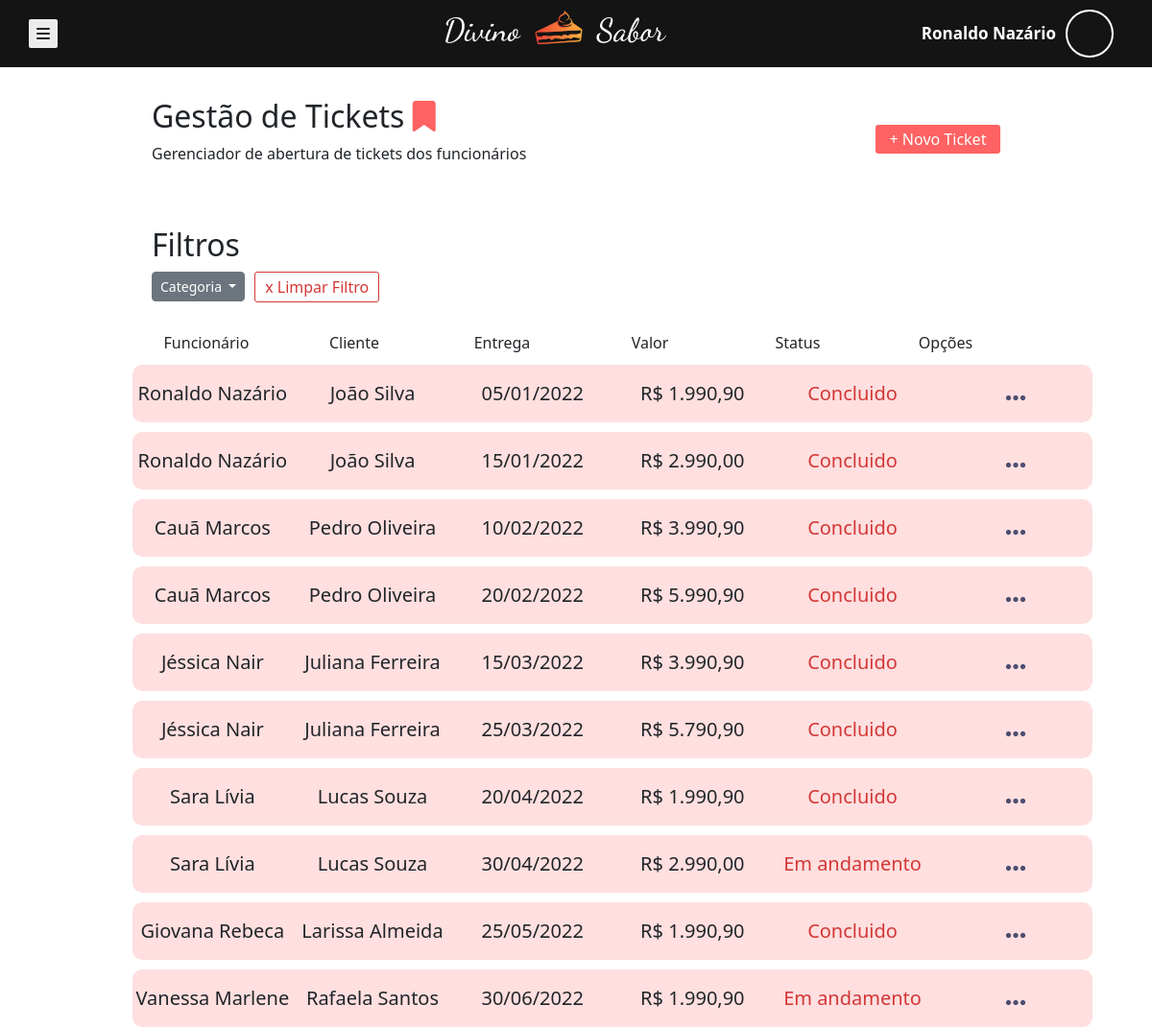
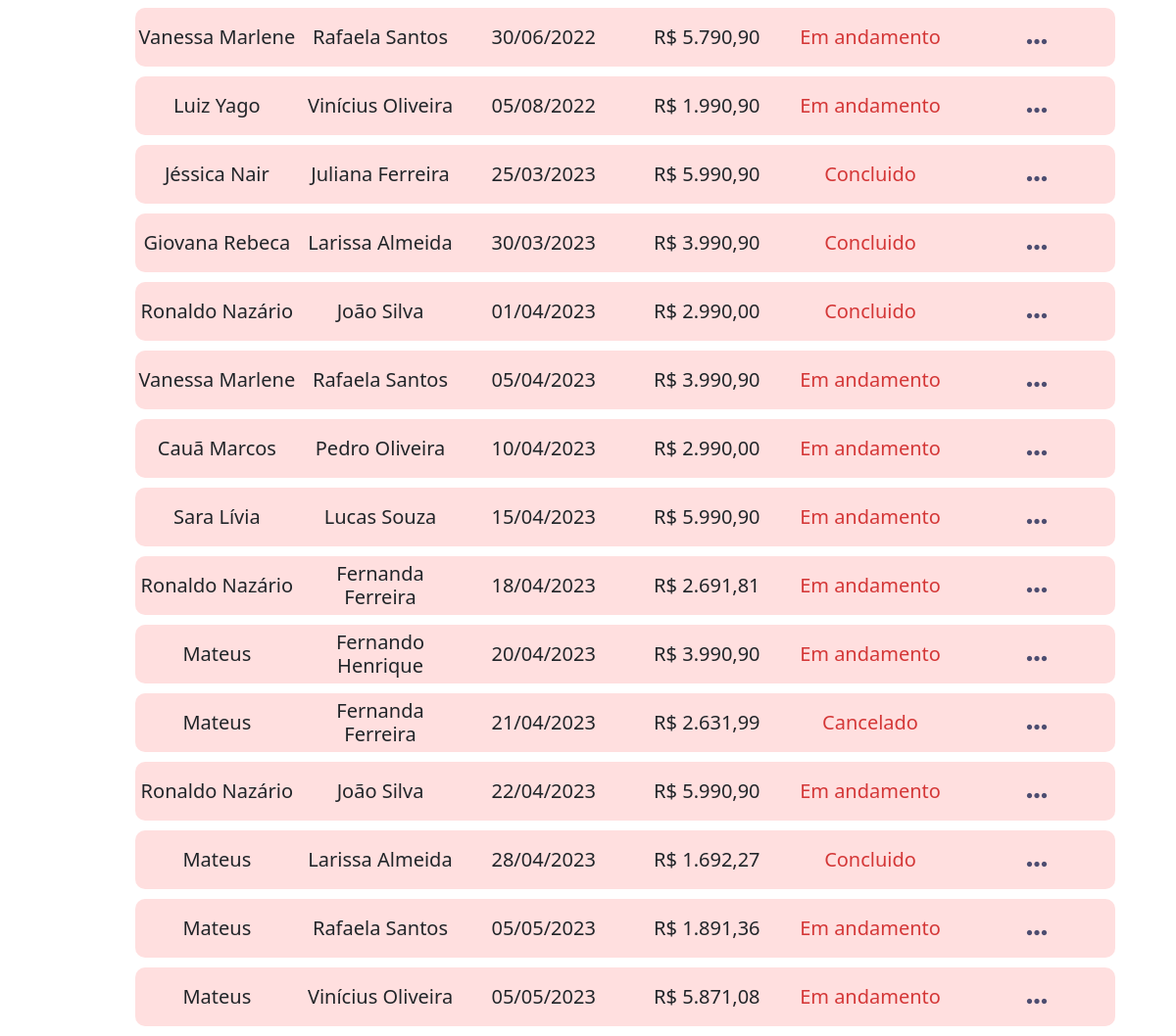
The page /views/users/admin/ (signed in) on the database its author committed (2 pictures, top to bottom).
### tables this page shows
CREATE TABLE `funcionario` (
  `id_funcionario` int(11) NOT NULL,
  `nomef` varchar(50) NOT NULL,
  `turno` varchar(20) NOT NULL,
  `salario` decimal(10,2) NOT NULL,
  `tipo` varchar(20) NOT NULL,
  `data_contratacao` date NOT NULL,
  `cpf` varchar(14) NOT NULL,
  `email` varchar(50) NOT NULL,
  `telefone` varchar(20) NOT NULL,
  `senha` varchar(100) NOT NULL,
  `cep` varchar(15) NOT NULL,
  `cidade` varchar(50) NOT NULL,
  `bairro` varchar(50) NOT NULL,
  `endereco` varchar(100) NOT NULL,
  `numero_casa` varchar(10) NOT NULL,
  `foto` varchar(200) NOT NULL
);

CREATE TABLE `ticket` (
  `id_ticket` int(11) NOT NULL,
  `data_criacao` date NOT NULL,
  `data_entrega` date NOT NULL,
  `valor_final` decimal(10,2) NOT NULL,
  `status` varchar(20) NOT NULL,
  `id_funcionario` int(11) NOT NULL,
  `id_cliente` int(11) NOT NULL,
  `nome_pacote` varchar(70) NOT NULL,
  `observacao` varchar(300) DEFAULT NULL,
  `cidade` varchar(50) NOT NULL,
  `bairro` varchar(50) NOT NULL,
  `endereco` varchar(100) NOT NULL,
  `numero_casa` varchar(10) NOT NULL
);

CREATE TABLE `cliente` (
  `id_cliente` int(11) NOT NULL,
  `nome` varchar(50) NOT NULL,
  `telefone` varchar(20) NOT NULL,
  `telefone_fixo` varchar(20) NOT NULL
);

### config/Conexao.php (called while the page is built, shortened)
<?php
class Conexao {
    protected static $conexao;
    private function __construct() {
        $db_host = "localhost";
        $db_nome = "divino_sabor";
        $db_usuario = "root";
        $db_senha = "";
        $db_driver = "mysql";
        try{
            self::$conexao = new PDO("$db_driver:host=$db_host; dbname=$db_nome", $db_usuario, $db_senha);
            self::$conexao->setAttribute(PDO::ATTR_ERRMODE, PDO::ERRMODE_EXCEPTION);
            self::$conexao->exec('SET NAMES utf8');
        }
        catch(PDOException $e){
        }
    }
    public static function getConexao(){
        return self::$conexao;
    }
}
?>

### dao/FuncionarioDao.php (called while the page is built, shortened)
<?php
class FuncionarioDao
{
    public function retornaNome()
    {
        try {
            $sql = "SELECT nomef FROM funcionario WHERE id_funcionario = :id;";
            $stmt = Conexao::getConexao()->prepare($sql);
            $stmt->bindValue(":id", $_SESSION['user_session'], PDO::PARAM_INT);
            $stmt->execute();
            $valor = $stmt->fetchColumn();
            $palavras = explode(" ", $valor);
            $nome = implode(" ", array_slice($palavras, 0, 2));
            return $nome;
        } catch (PDOException $e) {
            echo "Erro ao checar nome";
        }
    }
}

### dao/TicketDao.php (called while the page is built, shortened)
<?php
class TicketDao {
    private function listaInformacoesTicketAdmin($linhas){
        $ticket = new Ticket();
        $ticket->setID($linhas['id_ticket']);
        $ticket->setDataEntrega($linhas['data_entrega']);
        $ticket->setValor_Final($linhas['valor_final']);
        $ticket->setStatus($linhas['status']);
        $palavras = explode(" ", $linhas['nome']);
        $nome = implode(" ", array_slice($palavras, 0, 2));
        $ticket->setNomeCliente($nome);
        $palavras1 = explode(" ", $linhas['nomef']);
        $nome1 = implode(" ", array_slice($palavras1, 0, 2));
        $ticket->setNomeFuncionario($nome1);
        return $ticket;
    }
    public function listagemFiltros(){
        if($_POST['filtragem_tickets'] == 1){
            try{
                $sql = "SELECT t.id_ticket, t.data_entrega, t.valor_final, t.status, c.nome, f.nomef FROM funcionario as f inner join ticket as t ON f.id_funcionario = t.id_funcionario INNER JOIN cliente as c on c.id_cliente = t.id_cliente WHERE t.status = 'Cancelado' order by t.data_entrega asc";
                $stmt = Conexao::getConexao()->query($sql);
                $lista = $stmt->fetchAll(PDO::FETCH_ASSOC);
                $list = array();
                foreach($lista as $linha){
                    $list[] = $this->listaInformacoesTicketAdmin($linha);
                }
                return $list;
            }
            catch(PDOException $e){
                echo "Erro ao listar id de ticket" . $e;
            }
        }else{
            try{
                $sql = "SELECT t.id_ticket, t.data_entrega, t.valor_final, t.status, c.nome, f.nomef FROM funcionario as f inner join ticket as t ON f.id_funcionario = t.id_funcionario INNER JOIN cliente as c on c.id_cliente = t.id_cliente order by t.data_entrega asc";
                $stmt = Conexao::getConexao()->query($sql);
                $lista = $stmt->fetchAll(PDO::FETCH_ASSOC);
                $list = array();
                foreach($lista as $linha){
                    $list[] = $this->listaInformacoesTicketAdmin($linha);
                }
                return $list;
            }
            catch(PDOException $e){
                echo "Erro ao listar id de ticket" . $e;
            }
        }
    }
}
?>

### model/Ticket.php (called while the page is built, shortened)
<?php
class Ticket
{
    private $data_entrega;
    private $valor_final;
    private $status;
    private $nome_cliente;
    private $nome_funcionario;
    function getDataEntrega(){
        return $this->data_entrega;
    }
    function getValor_Final(){
        return $this->valor_final;
    }
    function getStatus(){
        return $this->status;
    }
    function getNome_Cliente(){
        return $this->nome_cliente;
    }
    function getNome_Funcionario(){
        return $this->nome_funcionario;
    }
    function setID($id_ticket){
        return $this->id_ticket = $id_ticket;
    }
    function setDataEntrega($data_entrega){
        return $this->data_entrega = $data_entrega;
    }
    function setValor_Final($valor_final){
        return $this->valor_final = $valor_final;
    }
    function setStatus($status){
        return $this->status = $status;
    }
    function setNomeCliente($nome_cliente){
        return $this->nome_cliente = $nome_cliente;
    }
    function setNomeFuncionario($nome_funcionario){
        return $this->nome_funcionario = $nome_funcionario;
    }
}
?>

### views/users/admin/index.php (the view, shortened to what this page needs)
<?php
    require_once('../../../config/Conexao.php');
    require_once('../../../dao/FuncionarioDao.php');
    require_once('../../../model/Ticket.php');
    require_once('../../../dao/TicketDao.php');
    $funcionariodao = new FuncionarioDao();
    $ticketdao = new TicketDao();
?>
<!DOCTYPE html>
<html lang="pt-br">
    <head>
        <link rel="stylesheet" href="modal.css">
        <link rel="stylesheet" href="styles.css">
        <link href="https://unpkg.com/aos@2.3.1/dist/aos.css" rel="stylesheet">
        <link href="https://cdn.jsdelivr.net/npm/bootstrap@5.3.0-alpha2/dist/css/bootstrap.min.css" rel="stylesheet">
    </head>
    <body>
    <header>
        <section id="menu-sanduiche" onclick="Exibir_MSL()">
            <i class="fa-solid fa-bars"></i>
        </section>
        <section id="logo" onclick="go_to_page('Logo')">
            <h3>Divino <img src="img/LOGO.PNG" alt=""> Sabor</h3>
        </section>
        <section>
            <label class="name_logado"> <?php echo $funcionariodao->retornaNome(); ?> </label>
        </section>
        <section id="user_logo">
        </section>
    </header>
    <div>
        <main id="main">
            <article id="art">
                <section id="secTitle">
                    <h2 data-aos="fade-right" data-aos-duration="1500" >Gestão de Tickets <i class="fa-solid fa-bookmark fa-bounce" style="color: #fe6262;"></i> </h2>
                    <p data-aos="fade-right" data-aos-duration="2000">Gerenciador de abertura de tickets dos funcionários</p>
                </section>
                <button id="btn" onclick="go_to_page('NovoTicket')">+ Novo Ticket</button>
            </article>
            <article id="art2">
                <section>
                    <h2>Filtros</h2>
                    <div class="btn-group" id="dropdown-filter">
                        <button class="btn btn-secondary btn-sm dropdown-toggle" type="button" data-bs-toggle="dropdown" aria-expanded="false">
                          Categoria
                        </button>
                    </div>
                </section>
                <section id="secLimpar">
                <form action="<?php echo $_SERVER['PHP_SELF'];?>" id="filtrar" method="post">
                    <button type="submit" id="btnLimpar">x Limpar Filtro</button>
                </form>
                </section>
            </article>
            <article id="artTitles">
                <section class="secTable"><p>Funcionário</p></section>
                <section class="secTable"><p>Cliente</p></section>
                <section class="secTable"><p>Entrega</p></section>
                <section class="secTable"><p>Valor</p></section>
                <section class="secTable"><p>Status</p></section>
                <section class="secTable"><p>Opções</p></section>
            </article>
            <article id="artCards">
                <?php foreach($ticketdao->listagemFiltros() as $ticket) : ?>
                <section class="cards">
                    <section class="secTable" title="<?= $ticket->getNome_Funcionario() ?>" ><h5><?= $ticket->getNome_Funcionario() ?></h5></section>
                    <section class="secTable" title="<?= $ticket->getNome_Cliente() ?>"><h5><?= $ticket->getNome_Cliente() ?></h5></section>
                    <section class="secTable" title="<?=  date('d/m/Y', strtotime($ticket->getDataEntrega())) ?>"><h5><?=  date('d/m/Y', strtotime($ticket->getDataEntrega())) ?></h5></section>
                    <section class="secTable" title="<?= 'R$ ' . number_format($ticket->getValor_Final(), 2, ',', '.') ?>"><h5><?= 'R$ ' . number_format($ticket->getValor_Final(), 2, ',', '.') ?></h5></section>
                    <section class="secTable" title="<?= $ticket->getStatus() ?>"><h5 class="colorStatus"><?= $ticket->getStatus() ?></h5></section>
                    <section class="secTable dFlex">
                    <div class="btn-group dropup float-end mt-2 me-3 ">
                        <button class="elipsis-fix" type="button" data-bs-toggle="dropdown" aria-expanded="false">
                        </button>
                    </div>
                    </section>
                </section>
                <?php endforeach ?>
            </article>
        </main>
    </body>
</html>

### views/users/admin/modal.css (style rules this page uses)
* { scrollbar-width: auto; scrollbar-color: #ffd561 #ffffff; }

### views/users/admin/styles.css (style rules this page uses)
* { margin: 0; padding: 0; border: 0; }
header { width: 100%; height: 70px; background-color: rgb(20, 20, 20); display: flex; align-items: center; justify-content:space-between; position: fixed; z-index: 100; padding-left: 30px; padding-right: 30px; margin-bottom: 30px; }
#menu-sanduiche { width: 30px; height: 30px; background-color: rgb(236, 236, 236); display: flex; align-items: center; justify-content: center; float: left; border-radius: 2px; cursor: pointer; transition: .2s; margin-right: 135px; }
#logo { width: 360px; height: 60px; margin: 0 auto; background-size: 100% 100%; text-align: center; display: flex; align-items: center; justify-content: center; }
#logo>h3 { display: flex; align-items: center; justify-content: center; gap: 15px; font-size: 25pt; color: #fff; font-family: 'Dancing Script', cursive; cursor: default; }
#logo>h3>img { width: 50px; margin-top: -5px; }
#main { width: 100%; height: 100vh; padding-top: 100px; }
#art { width: 92%; height: 90px; margin: 0 auto; border-radius: 2px; display: flex; align-items: center; justify-content: space-between; min-width: 630px; }
#secTitle { width: 400px; margin-left: 110px; }
#btn { width: 130px; height: 30px; background-color: #fe6262; color: #fff; border: none; font-size: 12pt; border-radius: 3px; cursor: pointer; transition: .1s; margin-right: 110px; }
#art2 { width: 92%; height: 110px; margin: 0 auto; border-radius: 2px; display: flex; align-items: center; padding-left: 110px; min-width: 630px; margin-top: 30px; }
#secLimpar { height: 80px; display: flex; align-items: end; margin-left: 10px; }
#btnLimpar { width: 130px; height: 32px; background-color: #fff; color: #d43737; border: 1px solid #d43737; font-size: 12pt; border-radius: 3px; cursor: pointer; transition: .1s; }
#artTitles { width: 77%; height: 30px; margin: 0 auto; min-width: 630px; margin-top: 20px; border-radius: 2px; display: flex; align-items: center; justify-content: space-evenly; }
#artCards { width: 77%; height: auto; margin: 0 auto; min-width: 630px; margin-top: 0px; border-radius: 2px; display: flex; flex-direction: column; }
.cards { width: 100%; height: 60px; background-color: rgba(255, 218, 218, 0.849); margin-bottom: 10px; display: flex; align-items: center; justify-content: space-evenly; border-radius: 10px; min-width: 1000px; }
.secTable { width: 200px; text-align: center; }
.secTable>h5 { margin: 0; }
.colorStatus { color: #d43737; }
.dFlex { display: flex; justify-content: space-evenly; }
.elipsis-fix { background-color: rgba(0, 0, 0, 0); margin-left: 20px }
#user_logo { border: 2px solid rgb(255, 255, 255); height: 50px; width: 50px; border-radius: 100%; float: right; margin-right: 10px; background-image: url(img/LOGO.PNG); background-size: 110%; background-position: center; background-repeat: no-repeat; }
.name_logado { color: #fff; font-weight: bold; font-size: 17px; margin-right: 10px; }

### rows shown on the page
funcionario: nomef "Ronaldo Nazário"
ticket: id_funcionario.nomef "Ronaldo Nazário", id_cliente.nome "João Silva", data_entrega "05/01/2022", valor_final "1.990,90", status "Concluido"
ticket: id_funcionario.nomef "Ronaldo Nazário", id_cliente.nome "João Silva", data_entrega "15/01/2022", valor_final "2.990,00", status "Concluido"
ticket: id_funcionario.nomef "Cauã Marcos", id_cliente.nome "Pedro Oliveira", data_entrega "10/02/2022", valor_final "3.990,90", status "Concluido"
ticket: id_funcionario.nomef "Cauã Marcos", id_cliente.nome "Pedro Oliveira", data_entrega "20/02/2022", valor_final "5.990,90", status "Concluido"
ticket: id_funcionario.nomef "Jéssica Nair", id_cliente.nome "Juliana Ferreira", data_entrega "15/03/2022", valor_final "3.990,90", status "Concluido"
ticket: id_funcionario.nomef "Jéssica Nair", id_cliente.nome "Juliana Ferreira", data_entrega "25/03/2022", valor_final "5.790,90", status "Concluido"
ticket: id_funcionario.nomef "Sara Lívia", id_cliente.nome "Lucas Souza", data_entrega "20/04/2022", valor_final "1.990,90", status "Concluido"
ticket: id_funcionario.nomef "Sara Lívia", id_cliente.nome "Lucas Souza", data_entrega "30/04/2022", valor_final "2.990,00", status "Em andamento"
ticket: id_funcionario.nomef "Giovana Rebeca", id_cliente.nome "Larissa Almeida", data_entrega "25/05/2022", valor_final "1.990,90", status "Concluido"
ticket: id_funcionario.nomef "Vanessa Marlene", id_cliente.nome "Rafaela Santos", data_entrega "30/06/2022", valor_final "1.990,90", status "Em andamento"
ticket: id_funcionario.nomef "Vanessa Marlene", id_cliente.nome "Rafaela Santos", data_entrega "30/06/2022", valor_final "5.790,90", status "Em andamento"
ticket: id_funcionario.nomef "Luiz Yago", id_cliente.nome "Vinícius Oliveira", data_entrega "05/08/2022", valor_final "1.990,90", status "Em andamento"
ticket: id_funcionario.nomef "Jéssica Nair", id_cliente.nome "Juliana Ferreira", data_entrega "25/03/2023", valor_final "5.990,90", status "Concluido"
ticket: id_funcionario.nomef "Giovana Rebeca", id_cliente.nome "Larissa Almeida", data_entrega "30/03/2023", valor_final "3.990,90", status "Concluido"
ticket: id_funcionario.nomef "Ronaldo Nazário", id_cliente.nome "João Silva", data_entrega "01/04/2023", valor_final "2.990,00", status "Concluido"
ticket: id_funcionario.nomef "Vanessa Marlene", id_cliente.nome "Rafaela Santos", data_entrega "05/04/2023", valor_final "3.990,90", status "Em andamento"
ticket: id_funcionario.nomef "Cauã Marcos", id_cliente.nome "Pedro Oliveira", data_entrega "10/04/2023", valor_final "2.990,00", status "Em andamento"
ticket: id_funcionario.nomef "Sara Lívia", id_cliente.nome "Lucas Souza", data_entrega "15/04/2023", valor_final "5.990,90", status "Em andamento"
ticket: id_funcionario.nomef "Ronaldo Nazário", id_cliente.nome "Fernanda Ferreira", data_entrega "18/04/2023", valor_final "2.691,81", status "Em andamento"
ticket: id_funcionario.nomef "Mateus", id_cliente.nome "Fernando Henrique", data_entrega "20/04/2023", valor_final "3.990,90", status "Em andamento"
ticket: id_funcionario.nomef "Mateus", id_cliente.nome "Fernanda Ferreira", data_entrega "21/04/2023", valor_final "2.631,99", status "Cancelado"
ticket: id_funcionario.nomef "Ronaldo Nazário", id_cliente.nome "João Silva", data_entrega "22/04/2023", valor_final "5.990,90", status "Em andamento"
ticket: id_funcionario.nomef "Mateus", id_cliente.nome "Larissa Almeida", data_entrega "28/04/2023", valor_final "1.692,27", status "Concluido"
ticket: id_funcionario.nomef "Mateus", id_cliente.nome "Rafaela Santos", data_entrega "05/05/2023", valor_final "1.891,36", status "Em andamento"
ticket: id_funcionario.nomef "Mateus", id_cliente.nome "Vinícius Oliveira", data_entrega "05/05/2023", valor_final "5.871,08", status "Em andamento"
